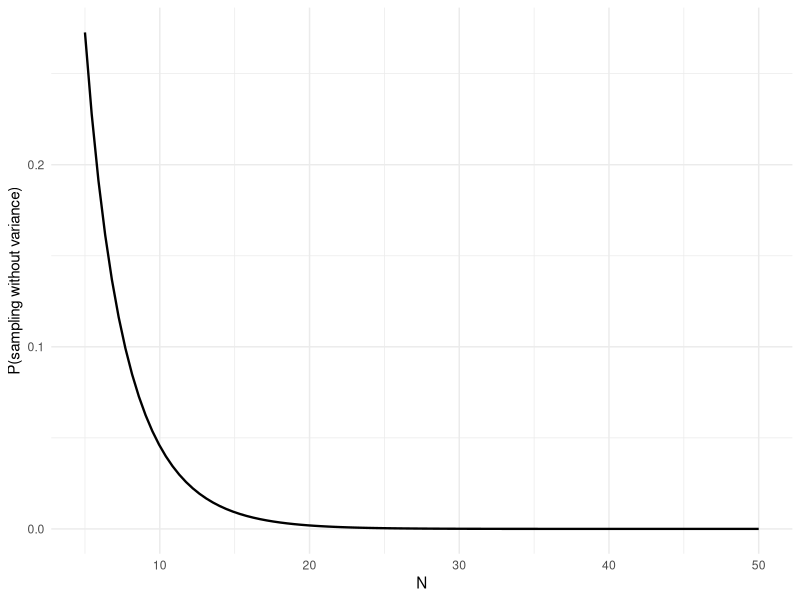

This figure's R source:
library(ggplot2)

prob_eq <- function(n) {
  (2 * 0.5^n) + 0.731^n + 0.269^n
}

n_vec <- 5:50

plot_df <- data.frame(
  n = n_vec,
  p = prob_eq(n_vec)
)

(prob_sample_novar_plot <- ggplot(
  plot_df, aes(x = n, y = p)) +
  stat_function(fun = prob_eq, linewidth = 0.8) +
  labs(x = "N", y = "P(sampling without variance)") +
  theme_minimal()
)
